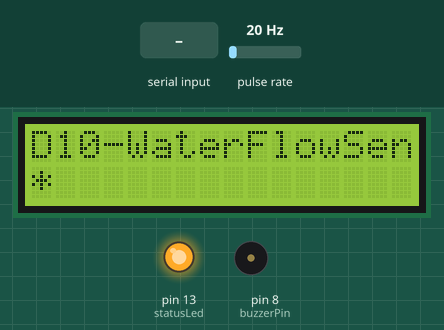
Bench run of a sketch on a simulated Arduino Uno, built with avr-gcc and run on an emulated ATmega328P. Parts: 16×2 character LCD, output pins drawn as LEDs (lit = HIGH), buzzer (waves = sounding, pin HIGH). Wiring (inferred from the names in the program): pulse sensor: data pin 2. The test bench sets the inputs (shaded band); at power-on: pulse rate 20 Hz. What the sketch prints to the serial monitor is not drawn.

Above: at 0.1 s.
3.3 s: "200\n" received over Serial
At 6.6 s:
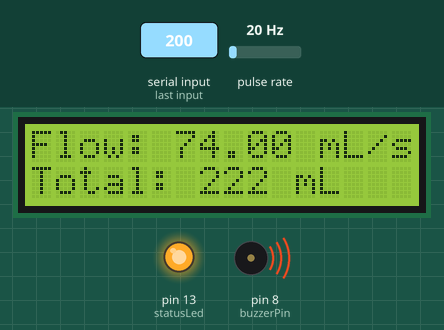
At 19.8 s:
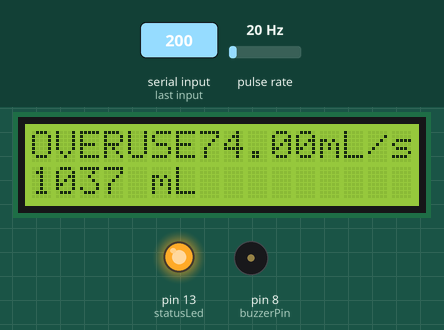
Timing chart, 0 to 21.3 s (numbered marks = the images above; inputs shaded):
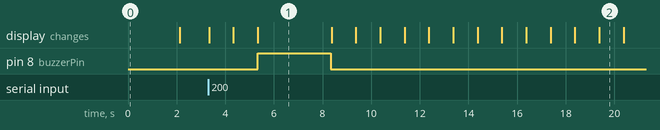

Measured:
- after the input at 3.3 s, pin 8 (buzzerPin): LOW → HIGH after 2.0 s, → LOW 3.0 s later; the display: first changes at once (image 1 shows a later state)
- what the display in image 1 shows lasts 3.1 s, from 5.3 s to 8.4 s

The sketch:

WaterFlowMeter_Code.ino
```cpp
#include <Wire.h>
#include <LiquidCrystal_I2C.h>

// Initialize the LCD with the I2C address 0x27 and dimensions 16x2
LiquidCrystal_I2C lcd(0x27, 16, 2);

byte statusLed = 13;
byte sensorInterrupt = 0;  // 0 = digital pin 2
byte sensorPin = 2;
byte buzzerPin = 8;  // Buzzer connected to pin 8

// The hall-effect flow sensor outputs approximately 4.5 pulses per second per litre/minute of flow.
float calibrationFactor = 4.5;

volatile byte pulseCount;

float flowRate;
unsigned int flowMilliLitres;
unsigned long totalMilliLitres;
int cnt = 0;
int limit;
unsigned long oldTime;
bool limitSet = false; // Flag to check if the limit is set

void setup() {
  // Initialize a serial connection for reporting values to the host
  Serial.begin(9600);

  // Set up the status LED line as an output
  pinMode(statusLed, OUTPUT);
  digitalWrite(statusLed, HIGH);  // We have an active-low LED attached

  pinMode(sensorPin, INPUT);
  digitalWrite(sensorPin, HIGH);

  // Set up the buzzer pin as an output
  pinMode(buzzerPin, OUTPUT);
  digitalWrite(buzzerPin, LOW);  // Ensure the buzzer is off initially

  pulseCount = 0;
  flowRate = 0.0;
  flowMilliLitres = 0;
  totalMilliLitres = 0;
  oldTime = 0;

  // The Hall-effect sensor is connected to pin 2 which uses interrupt 0.
  // Configured to trigger on a FALLING state change (transition from HIGH state to LOW state)
  attachInterrupt(sensorInterrupt, pulseCounter, FALLING);

  // Initialize the LCD
  lcd.init();
  lcd.backlight();
  lcd.clear();
  lcd.setCursor(0, 0);
  lcd.print("D10-WaterFlowSensor");
  lcd.setCursor(0, 1);
  lcd.print("*");
  delay(2000);
  lcd.clear();
}

void loop() {
  // Check if the limit is set
  if (!limitSet) {
    // Prompt user to enter limit via Serial Monitor
    Serial.println("Enter the limit value (mL): ");
    while (Serial.available() == 0) {
      // Wait for user input
    }
    limit = Serial.parseInt(); // Read the input value
    Serial.print("Limit set to: ");
    Serial.println(limit);
    limitSet = true; // Set the flag to true after setting the limit
  }

  if ((millis() - oldTime) > 1000) { // Only process counters once per second
    // Disable the interrupt while calculating flow rate and sending the value to the host
    detachInterrupt(sensorInterrupt);

    // Calculate the flow rate in litres per minute
    flowRate = ((1000.0 / (millis() - oldTime)) * pulseCount) / calibrationFactor;

    // Note the time this processing pass was executed
    oldTime = millis();

    // Convert flow rate to ml/s
    flowMilliLitres = (flowRate / 60) * 1000;

    // Calculate the flow rate in ml/s
    float flowRateMlPerSec = flowRate / 60 * 1000;

    // Add the millilitres passed in this second to the cumulative total
    totalMilliLitres += flowMilliLitres;

    // Print the flow rate for this second in ml/s
    Serial.print("Flow rate: ");
    Serial.print(flowRateMlPerSec, 2); // Print the flow rate in ml/s
    Serial.print(" mL/s");
    Serial.print("\t"); // Print tab space

    // Print the cumulative total of millilitres flowed since starting
    Serial.print("Output Liquid Quantity: ");
    Serial.print(totalMilliLitres);
    Serial.println(" mL");

    // Display on the LCD
    lcd.clear();
    if (totalMilliLitres > 1000) {
      lcd.setCursor(0, 0);
      lcd.print("OVERUSE");
      lcd.print(flowRateMlPerSec, 2);
      lcd.print("mL/s");
      lcd.setCursor(0, 1);
    } else {
      lcd.setCursor(0, 0);
      lcd.print("Flow: ");
      lcd.print(flowRateMlPerSec, 2);
      lcd.print(" mL/s");
      lcd.setCursor(0, 1);
      lcd.print("Total: ");
    }
    lcd.print(totalMilliLitres);
    lcd.print(" mL");

    // Check if the total volume has exceeded the limit
    if (cnt < 1) {
      if (totalMilliLitres > limit) {
        // Activate the buzzer
        digitalWrite(buzzerPin, HIGH);
        cnt++;
        delay(3000);  // Buzzer on for 3 seconds
        digitalWrite(buzzerPin, LOW);
      }
    }

    // Reset the pulse counter so we can start incrementing again
    pulseCount = 0;

    // Enable the interrupt again now that we've finished sending output
    attachInterrupt(sensorInterrupt, pulseCounter, FALLING);
  }
}

/*
 Interrupt Service Routine
 */
void pulseCounter() {
  // Increment the pulse counter
  pulseCount++;
}
```
